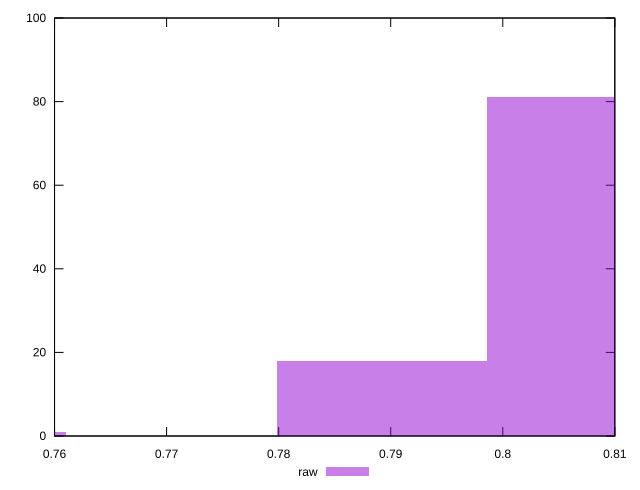

gnuplot code for this plot:
reset

$raw <<EOF
0.751637726498918 1
0.7892196128238639 18
0.8080105559863369 81
EOF

set key outside below
set boxwidth 0.01879094316247295
set xrange [0.76:0.81]
set yrange [0:100]
set trange [0:100]
set style fill transparent solid 0.5 noborder
set terminal svg size 640, 490 enhanced background rgb 'white'
set output "report_0_00242021-02-20T12:25:28.543Z/meta/score/samples/pages+cached+noadtech+nomedia+nocss/raw/histogram.svg"

plot $raw title "raw" with boxes

reset
